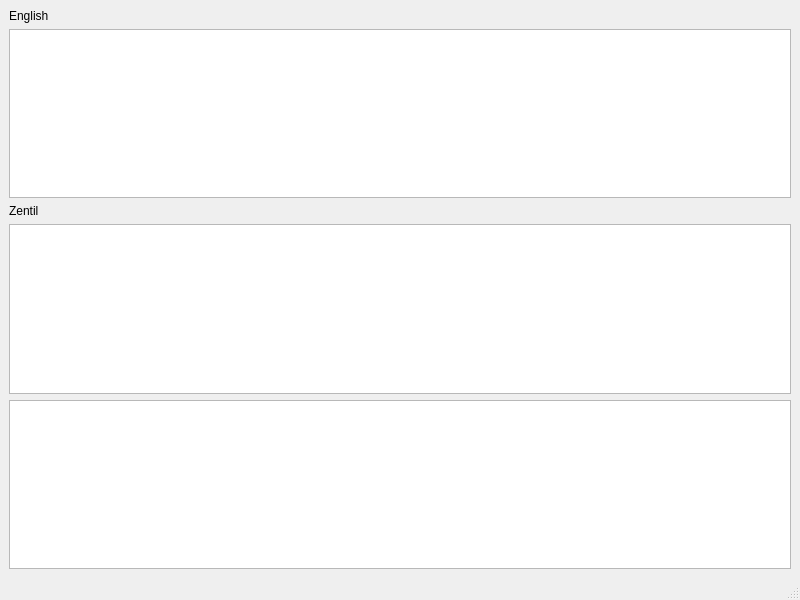
<?xml version="1.0" encoding="UTF-8"?>
<ui version="4.0">
 <class>MainWindow</class>
 <widget class="QMainWindow" name="MainWindow">
  <property name="geometry">
   <rect>
    <x>0</x>
    <y>0</y>
    <width>800</width>
    <height>600</height>
   </rect>
  </property>
  <property name="windowTitle">
   <string>MainWindow</string>
  </property>
  <widget class="QWidget" name="centralwidget">
   <layout class="QVBoxLayout" name="verticalLayout_2">
    <item>
     <layout class="QVBoxLayout" name="verticalLayout">
      <item>
       <widget class="QLabel" name="engLable">
        <property name="text">
         <string>English</string>
        </property>
       </widget>
      </item>
      <item>
       <widget class="QTextEdit" name="engOut"/>
      </item>
      <item>
       <widget class="QLabel" name="zenLable">
        <property name="text">
         <string>Zentil</string>
        </property>
       </widget>
      </item>
      <item>
       <widget class="QTextEdit" name="zenOut"/>
      </item>
      <item>
       <widget class="QGraphicsView" name="graphicsView"/>
      </item>
     </layout>
    </item>
   </layout>
  </widget>
  <widget class="QMenuBar" name="menubar">
   <property name="geometry">
    <rect>
     <x>0</x>
     <y>0</y>
     <width>800</width>
     <height>22</height>
    </rect>
   </property>
  </widget>
  <widget class="QStatusBar" name="statusbar"/>
 </widget>
 <resources/>
 <connections/>
</ui>
